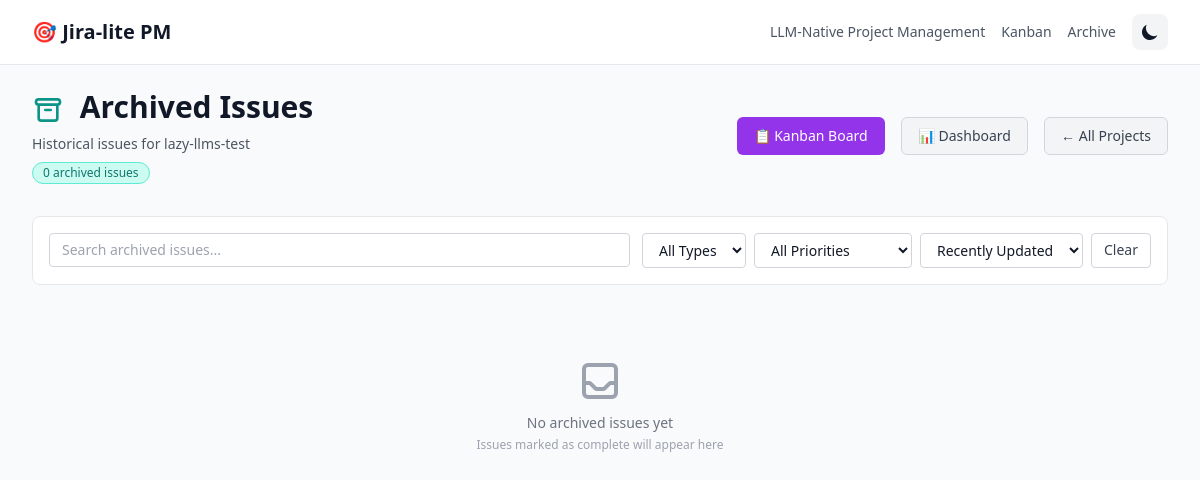
Before: /pn_4092197438992473/archive with the older database file.
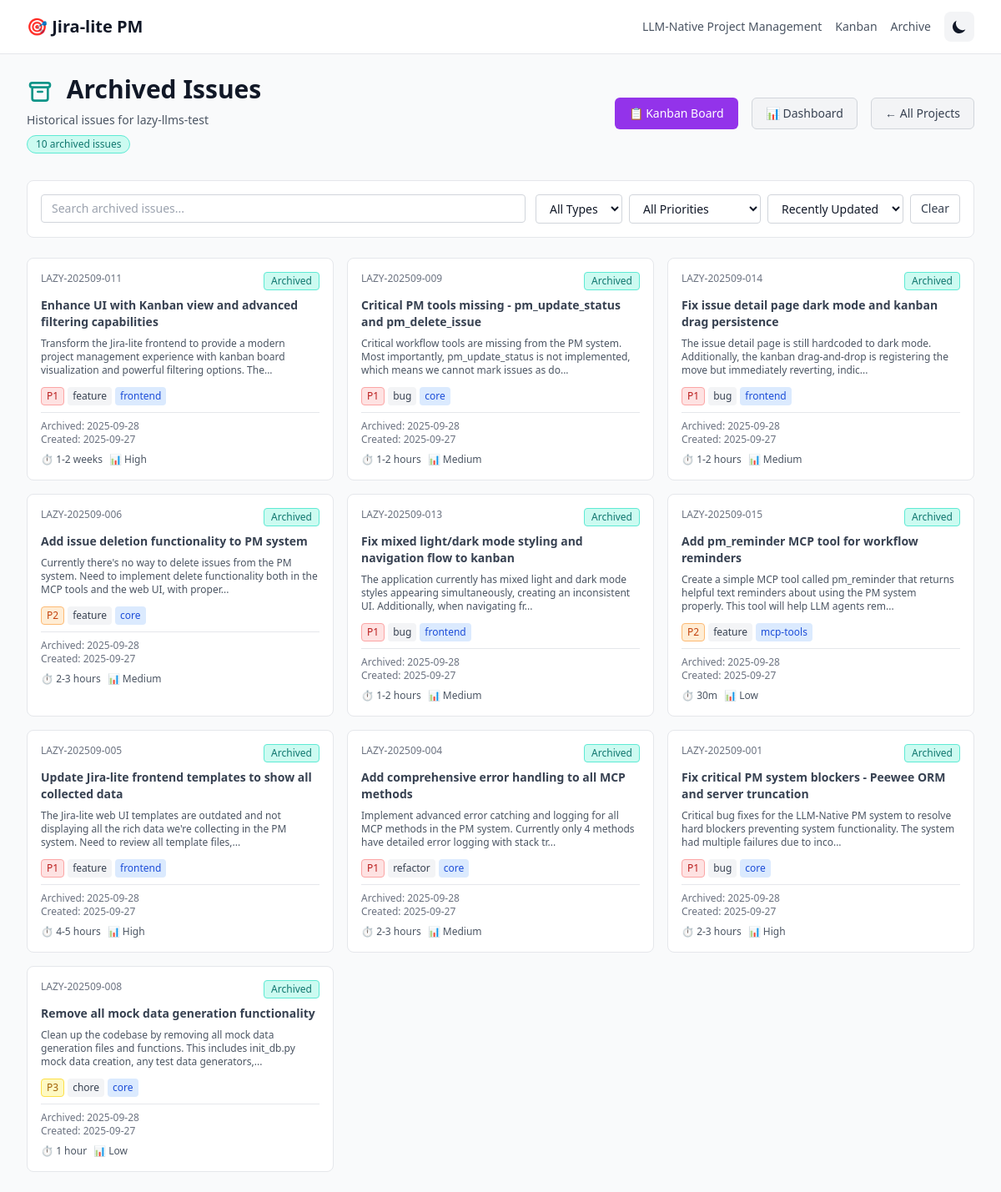
After: the same page with the newer database file.
### src/jira_lite/models.py (models this page shows, shortened)
class BaseModel(Model):
    class Meta:
        database = db
    def to_dict(self):
        data = {}
        for field in self._meta.sorted_fields:
            value = getattr(self, field.name)
            if isinstance(value, datetime):
                data[field.name] = value.isoformat() + 'Z'
            elif hasattr(value, 'to_dict'):
                data[field.name] = value.to_dict()
            elif hasattr(value, 'id'):
                data[field.name] = value.id
            else:
                data[field.name] = value
        return data

class Issue(BaseModel):
    project = ForeignKeyField(Project, backref='issues', on_delete='CASCADE')
    key = CharField(unique=True, index=True, max_length=50)
    title = CharField(index=True, max_length=200)
    type = CharField(index=True, max_length=20)  # feature, bug, refactor, chore, spike
    status = CharField(index=True, max_length=20)  # proposed, in_progress, review, done, canceled, blocked
    priority = CharField(index=True, max_length=10)  # P1, P2, P3, P4, P5
    module = CharField(null=True, index=True, max_length=100)
    owner = CharField(null=True, index=True, max_length=100)
    external_id = CharField(null=True, index=True, max_length=100)
    specification = TextField(null=True)     # problem_statement, technical_approach, acceptance_criteria
    planning = TextField(null=True)          # dependencies, risks, stakeholders, milestones
    implementation = TextField(null=True)    # tasks, branch, commits, artifacts
    communication = TextField(null=True)     # updates, comments, notifications
    analytics = TextField(null=True)         # time_tracking, velocity, estimates
    created_utc = DateTimeField(default=datetime.utcnow, index=True)
    updated_utc = DateTimeField(default=datetime.utcnow, index=True)
    @property
    def description(self):
        spec = self._get_json_field('specification')
        return spec.get('description', '')
    @property
    def acceptance(self):
        spec = self._get_json_field('specification')
        return spec.get('acceptance_criteria', [])
    @property
    def acceptance_criteria(self):
        return self.acceptance
    @property
    def dependencies(self):
        plan = self._get_json_field('planning')
        return plan.get('dependencies', [])
    @property
    def stakeholders(self):
        plan = self._get_json_field('planning')
        return plan.get('stakeholders', [])
    @property
    def estimated_effort(self):
        plan = self._get_json_field('planning')
        return plan.get('estimated_effort', '')
    @property
    def complexity(self):
        plan = self._get_json_field('planning')
        return plan.get('complexity', 'Medium')
    @property
    def branch_hint(self):
        impl = self._get_json_field('implementation')
        return impl.get('branch_hint', '')
    @property
    def commit_preamble(self):
        impl = self._get_json_field('implementation')
        return impl.get('commit_preamble', '')
    @property
    def commit_trailer(self):
        impl = self._get_json_field('implementation')
        return impl.get('commit_trailer', '')
    @property
    def links(self):
        impl = self._get_json_field('implementation')
        return impl.get('links', {})
    @property
    def technical_approach(self):
        spec = self._get_json_field('specification')
        return spec.get('technical_approach', '')
    @property
    def risks(self):
        plan = self._get_json_field('planning')
        return plan.get('risks', [])
    @property
    def estimate_notes(self):
        plan = self._get_json_field('planning')
        return plan.get('estimate_notes', [])
    def _get_json_field(self, field_name):
        field_value = getattr(self, field_name)
        if not field_value:
            return {}
        try:
            return json.loads(field_value)
        except (json.JSONDecodeError, TypeError):
            return {}
    def to_dict(self):
        data = super().to_dict()
        data.update({
            'description': self.description,
            'acceptance': self.acceptance,
            'acceptance_criteria': self.acceptance_criteria,  # Alias
            'dependencies': self.dependencies,
            'stakeholders': self.stakeholders,
            'estimated_effort': self.estimated_effort,
            'complexity': self.complexity,
            'branch_hint': self.branch_hint,
            'commit_preamble': self.commit_preamble,
            'commit_trailer': self.commit_trailer,
            'links': self.links,
            'technical_approach': self.technical_approach,
            'risks': self.risks,
            'estimate_notes': self.estimate_notes
        })
        return data

### src/jira_lite/app.py (the view)
    @app.route('/<project_id>/archive')
    def archive(project_id):
        project = ProjectRepository.find_by_id(project_id)
        if not project:
            abort(404)
        archived_issues = IssueRepository.find_archived(project_id)
        archived_dicts = []
        for issue in archived_issues:
            issue_dict = issue.to_dict()
            issue_dict.update({
                'description': issue.description,
                'acceptance': issue.acceptance,
                'estimated_effort': issue.estimated_effort,
                'complexity': issue.complexity,
                'created_iso': issue.created_utc.isoformat() + 'Z' if issue.created_utc else '',
                'updated_iso': issue.updated_utc.isoformat() + 'Z' if issue.updated_utc else ''
            })
            archived_dicts.append(issue_dict)
        return render_template(
            'archive.html',
            project=project.to_dict(),
            archived_issues=archived_dicts
        )

### src/jira_lite/models.py (called while the page is built)
    @property
    def submodules(self):
        if not self.metadata:
            return []
        try:
            data = json.loads(self.metadata)
            return data.get('submodules', [])
        except (json.JSONDecodeError, TypeError):
            return []

    @property
    def vcs(self):
        if not self.metadata:
            return {}
        try:
            data = json.loads(self.metadata)
            return data.get('vcs', {})
        except (json.JSONDecodeError, TypeError):
            return {}

    @property
    def mcp(self):
        if not self.metadata:
            return {}
        try:
            data = json.loads(self.metadata)
            return data.get('mcp', {})
        except (json.JSONDecodeError, TypeError):
            return {}

    def to_dict(self):
        data = super().to_dict()
        data.update({
            'submodules': self.submodules,
            'vcs': self.vcs,
            'mcp': self.mcp
        })
        return data

### src/jira_lite/repositories.py (called while the page is built)
    @staticmethod
    def find_by_id(project_id: str) -> Optional[Project]:
        try:
            return Project.get(Project.project_id == project_id)
        except DoesNotExist:
            return None

### src/jira_lite/templates/archive.html (shortened to what the changed rows need)
{% extends "base.html" %}
{% block content %}
<div class="px-4 sm:px-0">
    <div class="mb-8">
        <div class="sm:flex sm:items-center sm:justify-between">
            <div>
                <h1 class="text-3xl font-bold text-gray-900 dark:text-gray-100">
                    <svg class="inline-block w-8 h-8 mr-2 text-teal-600 dark:text-teal-400" fill="none" stroke="currentColor" viewBox="0 0 24 24">
                        <path stroke-linecap="round" stroke-linejoin="round" stroke-width="2" d="M5 8h14M5 8a2 2 0 110-4h14a2 2 0 110 4M5 8v10a2 2 0 002 2h10a2 2 0 002-2V8m-9 4h4"></path>
                    </svg>
                    Archived Issues
                </h1>
                <div class="mt-2 flex items-center space-x-4">
                    <span class="inline-flex items-center rounded-full bg-teal-100 dark:bg-teal-900/50 px-2.5 py-0.5 text-xs font-medium text-teal-700 dark:text-teal-300 border border-teal-300 dark:border-teal-800">
                        {{ archived_issues|length }} archived issues
                    </span>
                </div>
            </div>
        </div>
    </div>
    <div class="grid grid-cols-1 gap-4 sm:grid-cols-2 lg:grid-cols-3" id="archive-grid">
        {% for issue in archived_issues %}
        <div class="archive-card bg-white dark:bg-dark-surface border border-gray-200 dark:border-dark-border rounded-lg p-4 hover:shadow-lg transition-shadow"
             data-issue-key="{{ issue.key }}"
             data-title="{{ issue.title|lower }}"
             data-type="{{ issue.type }}"
             data-priority="{{ issue.priority }}"
             data-module="{{ issue.module or '' }}"
             data-created="{{ issue.created_iso }}"
             data-updated="{{ issue.updated_iso }}">
            <div class="flex justify-between items-start mb-2">
                <span class="text-xs font-medium text-gray-500 dark:text-gray-400">{{ issue.key }}</span>
                <span class="inline-flex items-center px-2 py-0.5 rounded text-xs font-medium bg-teal-100 dark:bg-teal-900/50 text-teal-700 dark:text-teal-300 border border-teal-300 dark:border-teal-800">
                    Archived
                </span>
            </div>
            <a href="/{{ project.project_id }}/issues/{{ issue.key }}"
               class="block text-sm font-semibold text-gray-700 dark:text-gray-200 hover:text-teal-600 dark:hover:text-teal-400 mb-2 line-clamp-2 transition-colors">
                {{ issue.title }}
            </a>
            {% if issue.description %}
            <p class="text-xs text-gray-600 dark:text-gray-400 mb-3 line-clamp-3">
                {{ issue.description[:150] }}{% if issue.description|length > 150 %}...{% endif %}
            </p>
            {% endif %}
            <div class="flex flex-wrap gap-1 mb-2">
                <span class="inline-flex items-center px-1.5 py-0.5 rounded text-xs
                    {% if issue.priority == 'P1' %}bg-red-100 dark:bg-red-900/50 text-red-700 dark:text-red-300 border border-red-300 dark:border-red-800{% endif %}
                    {% if issue.priority == 'P2' %}bg-orange-100 dark:bg-orange-900/50 text-orange-700 dark:text-orange-300 border border-orange-300 dark:border-orange-800{% endif %}
                    {% if issue.priority == 'P3' %}bg-yellow-100 dark:bg-yellow-900/50 text-yellow-700 dark:text-yellow-300 border border-yellow-300 dark:border-yellow-800{% endif %}
                    {% if issue.priority == 'P5' %}bg-gray-100 dark:bg-gray-800/50 text-gray-700 dark:text-gray-300 border border-gray-300 dark:border-gray-700{% endif %}">
                    {{ issue.priority }}
                </span>
                <span class="inline-flex items-center px-1.5 py-0.5 rounded bg-gray-100 dark:bg-gray-800 text-gray-700 dark:text-gray-300 text-xs">
                    {{ issue.type }}
                </span>
                {% if issue.module %}
                <span class="inline-flex items-center px-1.5 py-0.5 rounded bg-blue-100 dark:bg-blue-900/30 text-blue-700 dark:text-blue-300 text-xs">
                    {{ issue.module }}
                </span>
                {% endif %}
            </div>
            <div class="text-xs text-gray-500 dark:text-gray-400 pt-2 border-t border-gray-200 dark:border-gray-700">
                <div>Archived: {{ issue.updated_iso[:10] if issue.updated_iso else 'Unknown' }}</div>
                <div>Created: {{ issue.created_iso[:10] if issue.created_iso else 'Unknown' }}</div>
            </div>
            {% if issue.estimated_effort or issue.complexity %}
            <div class="mt-2 flex gap-2 text-xs">
                {% if issue.estimated_effort %}
                <span class="text-gray-600 dark:text-gray-400">⏱ {{ issue.estimated_effort }}</span>
                {% endif %}
                {% if issue.complexity %}
                <span class="text-gray-600 dark:text-gray-400">📊 {{ issue.complexity }}</span>
                {% endif %}
            </div>
            {% endif %}
        </div>
        {% else %}
        <div class="col-span-full text-center py-12">
            <p class="mt-2 text-sm text-gray-500 dark:text-gray-400">No archived issues yet</p>
            <p class="text-xs text-gray-400 dark:text-gray-500 mt-1">Issues marked as complete will appear here</p>
        </div>
        {% endfor %}
    </div>
</div>
{% endblock %}

Changed rows visible on the page:
now on this page (row edited): Issue: key "LAZY-202509-011", title "Enhance UI with Kanban view and advanced filtering capabilities", description "Transform the Jira-lite frontend to provide a modern project management experience with kanban board visualization and powerful filtering options. The", priority "P1", type "feature", module "frontend", updated_utc "2025-09-28", created_utc "2025-09-27", estimated_effort "1-2 weeks", complexity "High"
now on this page (row edited): Issue: key "LAZY-202509-009", title "Critical PM tools missing - pm_update_status and pm_delete_issue", description "Critical workflow tools are missing from the PM system. Most importantly, pm_update_status is not implemented, which means we cannot mark issues as do", priority "P1", type "bug", module "core", updated_utc "2025-09-28", created_utc "2025-09-27", estimated_effort "1-2 hours", complexity "Medium"
now on this page (row edited): Issue: key "LAZY-202509-014", title "Fix issue detail page dark mode and kanban drag persistence", description "The issue detail page is still hardcoded to dark mode. Additionally, the kanban drag-and-drop is registering the move but immediately reverting, indic", priority "P1", type "bug", module "frontend", updated_utc "2025-09-28", created_utc "2025-09-27", estimated_effort "1-2 hours", complexity "Medium"
now on this page (row edited): Issue: key "LAZY-202509-006", title "Add issue deletion functionality to PM system", description "Currently there's no way to delete issues from the PM system. Need to implement delete functionality both in the MCP tools and the web UI, with proper", priority "P2", type "feature", module "core", updated_utc "2025-09-28", created_utc "2025-09-27", estimated_effort "2-3 hours", complexity "Medium"
now on this page (row edited): Issue: key "LAZY-202509-013", title "Fix mixed light/dark mode styling and navigation flow to kanban", description "The application currently has mixed light and dark mode styles appearing simultaneously, creating an inconsistent UI. Additionally, when navigating fr", priority "P1", type "bug", module "frontend", updated_utc "2025-09-28", created_utc "2025-09-27", estimated_effort "1-2 hours", complexity "Medium"
added Issue: key "LAZY-202509-015", title "Add pm_reminder MCP tool for workflow reminders", description "Create a simple MCP tool called pm_reminder that returns helpful text reminders about using the PM system properly. This tool will help LLM agents rem", priority "P2", type "feature", module "mcp-tools", updated_utc "2025-09-28", created_utc "2025-09-27", estimated_effort "30m", complexity "Low"
now on this page (row edited): Issue: key "LAZY-202509-005", title "Update Jira-lite frontend templates to show all collected data", description "The Jira-lite web UI templates are outdated and not displaying all the rich data we're collecting in the PM system. Need to review all template files,", priority "P1", type "feature", module "frontend", updated_utc "2025-09-28", created_utc "2025-09-27", estimated_effort "4-5 hours", complexity "High"
now on this page (row edited): Issue: key "LAZY-202509-004", title "Add comprehensive error handling to all MCP methods", description "Implement advanced error catching and logging for all MCP methods in the PM system. Currently only 4 methods have detailed error logging with stack tr", priority "P1", type "refactor", module "core", updated_utc "2025-09-28", created_utc "2025-09-27", estimated_effort "2-3 hours", complexity "Medium"
now on this page (row edited): Issue: key "LAZY-202509-001", title "Fix critical PM system blockers - Peewee ORM and server truncation", description "Critical bug fixes for the LLM-Native PM system to resolve hard blockers preventing system functionality. The system had multiple failures due to inco", priority "P1", type "bug", module "core", updated_utc "2025-09-28", created_utc "2025-09-27", estimated_effort "2-3 hours", complexity "High"
now on this page (row edited): Issue: key "LAZY-202509-008", title "Remove all mock data generation functionality", description "Clean up the codebase by removing all mock data generation files and functions. This includes init_db.py mock data creation, any test data generators,", priority "P3", type "chore", module "core", updated_utc "2025-09-28", created_utc "2025-09-27", estimated_effort "1 hour", complexity "Low"
Other visible differences:
{{ archived_issues|length }}: "0" → "10"
text no longer shown: "No archived issues yet Issues marked as complete will appear here"
